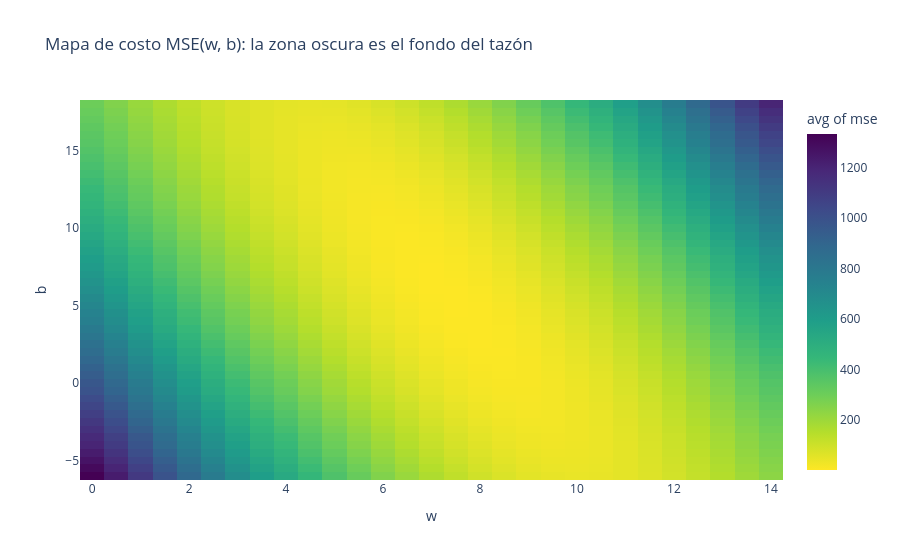

This figure's notebook cell:
### Markdown cell above
Esa forma de "un solo valle, sin baches" se llama **convexa**: imagina una
pelota rodando dentro de un tazón — sin importar desde dónde la sueltes, siempre
termina en el mismo fondo, porque no hay otros huecos donde pueda quedar
atrapada. El MSE de una regresión lineal siempre tiene esta forma (en más
dimensiones, un "tazón" multidimensional). Esa propiedad es la que hace posible
encontrar el mínimo de forma confiable con el método que sigue.

Si en lugar de fijar $b$ dejamos que $w$ y $b$ varíen juntos, el costo forma una
superficie. Podemos representarla como un mapa de calor, donde cada color es un
valor de MSE:

### Code cell
rejilla_w = np.linspace(0, 14, 70)
rejilla_b = np.linspace(-6, 18, 70)
superficie = pl.DataFrame([
    {"w": w_c, "b": b_c, "mse": mean_squared_error(y, predecir(x, w_c, b_c))}
    for w_c in rejilla_w
    for b_c in rejilla_b
])
fig_superficie = px.density_heatmap(
    superficie, x="w", y="b", z="mse", histfunc="avg",
    color_continuous_scale="Viridis_r", nbinsx=70, nbinsy=70,
    title="Mapa de costo MSE(w, b): la zona oscura es el fondo del tazón",
)
fig_superficie.show()

### Figure 1 — Plotly figure (JSON) as saved in the notebook; plotly's stock layout.template omitted (floating-point values rounded to 4 significant figures; data arrays with more than 128 entries replaced by an {"elided": "..."} marker saying what was removed)
{"data": [{"coloraxis": "coloraxis", "histfunc": "avg", "hovertemplate": "w=%{x}<br>b=%{y}<br>avg of mse=%{z}<extra></extra>", "name": "", "nbinsx": 70, "nbinsy": 70, "type": "histogram2d", "x": {"elided": "4900 float values"}, "xaxis": "x", "xbingroup": "x", "y": {"elided": "4900 float values"}, "yaxis": "y", "ybingroup": "y", "z": {"elided": "4900 float values"}}], "layout": {"coloraxis": {"autocolorscale": false, "colorbar": {"title": {"text": "avg of mse"}}, "colorscale": [[0, "#fde725"], [0.1111, "#b5de2b"], [0.2222, "#6ece58"], [0.3333, "#35b779"], [0.4444, "#1f9e89"], [0.5556, "#26828e"], [0.6667, "#31688e"], [0.7778, "#3e4989"], [0.8889, "#482878"], [1, "#440154"]]}, "legend": {"tracegroupgap": 0}, "title": {"text": "Mapa de costo MSE(w, b): la zona oscura es el fondo del tazón"}, "xaxis": {"anchor": "y", "domain": [0, 1], "title": {"text": "w"}}, "yaxis": {"anchor": "x", "domain": [0, 1], "title": {"text": "b"}}}}
